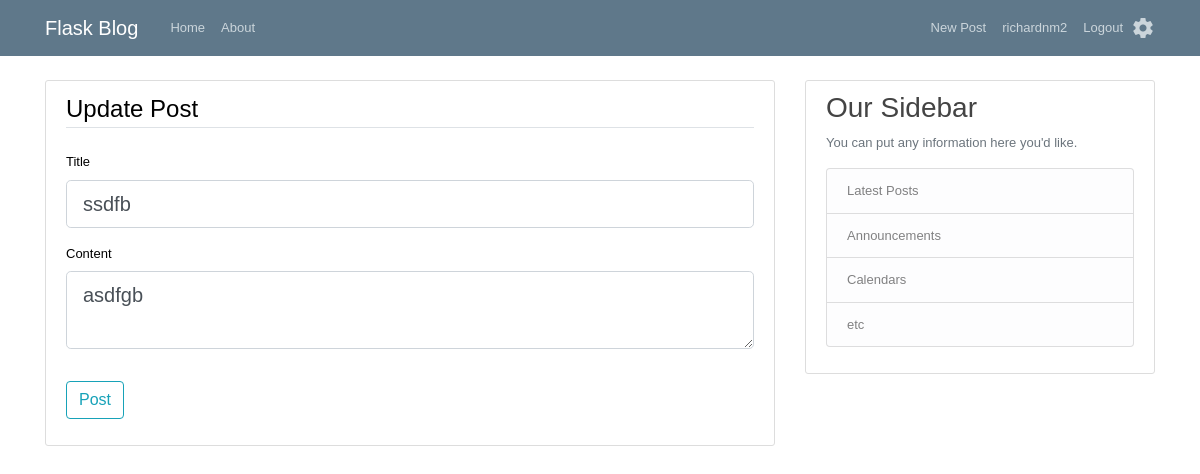
/post/51/update (signed in), run on the app's committed database.
### flaskblog/models.py (models this page shows, shortened)
class User(db.Model, UserMixin):
    id = db.Column(db.Integer, primary_key=True)
    username = db.Column(db.String(20), unique=True, nullable=False)
    email = db.Column(db.String(120), unique=True, nullable=False)
    image_file = db.Column(db.String(20), nullable=False,
                           default='default.jpeg')
    password = db.Column(db.String(60), nullable=False)
    posts = db.relationship('Post', backref='author', lazy=True)
    deleted_posts = db.relationship('DeletedPost', backref='author', lazy=True)

class Post(db.Model):
    id = db.Column(db.Integer, primary_key=True)
    title = db.Column(db.String(100), nullable=False)
    date_posted = db.Column(db.DateTime, nullable=False,
                            default=datetime.utcnow)
    date_edited = db.Column(db.DateTime, nullable=False,
                            default=datetime.utcnow)
    content = db.Column(db.Text, nullable=False)
    user_id = db.Column(db.Integer, db.ForeignKey('user.id'),
                        nullable=False)
    post_history = db.relationship('PostHistory', backref='post',
                                   lazy=True)

### flaskblog/posts/routes.py (the view)
@posts.route("/post/<int:post_id>/update", methods=['GET', 'POST'])
@login_required
def update_post(post_id):
    post = Post.query.get_or_404(post_id)
    if post.author != current_user:
        abort(403)
    form = PostForm()
    if form.validate_on_submit():
        post_edit = PostHistory()
        post_edit.title = post.title
        post_edit.date_edited = post.date_edited
        post_edit.content = post.content
        post_edit.post_id = post.id
        db.session.add(post_edit)
        post.date_edited = datetime.utcnow()
        post.title = form.title.data
        post.content = form.content.data
        db.session.commit()
        flash('Your post has been updated!', 'success')
        return redirect(url_for('posts.post', post_id=post.id))
    elif request.method == 'GET':
        form.title.data = post.title
        form.content.data = post.content
    return render_template('create_post.html', title='Update Post',
                           form=form, legend='Update Post')

### flaskblog/posts/forms.py
class PostForm(FlaskForm):
    title = StringField('Title', validators=[DataRequired()])
    content = TextAreaField('Content', validators=[DataRequired()])
    submit = SubmitField('Post')

### flaskblog/models.py (called while the page is built)
@login_manager.user_loader
def load_user(user_id):
    return User.query.get(int(user_id))

### flaskblog/templates/create_post.html (shortened to what this page needs)
{% extends 'layout.html' %}
{% block content %}
    <div class="content-section">
        <form method="POST" action="" novalidate>
            <fieldset class="form-group">
                <legend class="border-bottom mb-4">{{ legend }}</legend>
                <div class="form-group">
                    {{ form.title.label(class="form-control-label") }}
                    {% if form.title.errors %}
                    {{ form.title(class="form-control form-control-lg is-invalid") }}
                    <div class="invalid-feedback">
                        {% for error in form.title.errors %}
                            <span>{{  error }}</span>
                        {% endfor %}
                    </div>
                    {% else %}
                        {{ form.title(class="form-control form-control-lg") }}
                    {% endif %}
                </div>
                <div class="form-group">
                    {{ form.content.label(class="form-control-label") }}
                    {% if form.content.errors %}
                    {{ form.content(class="form-control form-control-lg is-invalid") }}
                    <div class="invalid-feedback">
                        {% for error in form.content.errors %}
                            <span>{{  error }}</span>
                        {% endfor %}
                    </div>
                    {% else %}
                        {{ form.content(class="form-control form-control-lg") }}
                    {% endif %}
                </div>
            </fieldset>
            <div class="form-group">
                {{ form.submit(class="btn btn-outline-info") }}
            </div>
        </form>
    </div>
{% endblock content %}

### flaskblog/templates/layout.html (shortened to what this page needs)
<!DOCTYPE html>
<html lang="en">
<head>
  <link rel="stylesheet" href="https://maxcdn.bootstrapcdn.com/bootstrap/4.0.0/css/bootstrap.min.css">
  <link rel="stylesheet" type="text/css" href="{{ url_for('static', filename='main.css') }}">
  <link rel="stylesheet" href="{{ url_for('static', filename='style2.css') }}">
</head>
<body>
    <header class="site-header">
        <nav class="navbar navbar-expand-md navbar-dark bg-steel fixed-top">
          <div class="container">
            <a class="navbar-brand mr-4" href="/">Flask Blog</a>
            <div class="collapse navbar-collapse" id="navbarToggle">
              <div class="navbar-nav mr-auto">
                <a class="nav-item nav-link" href="{{ url_for('main.home') }}">Home</a>
                <a class="nav-item nav-link" href="{{ url_for('main.about') }}">About</a>
              </div>
              <div class="navbar-nav">
                <div class="navbar-nav">
                  {% if current_user.is_authenticated %}
                  <a class="nav-item nav-link" href="{{ url_for('posts.new_post')}}">New Post</a>
                  <a class="nav-item nav-link" href="{{ url_for('users.account')}}">{{ current_user.username }} </a>
                  <a class="nav-item nav-link" href="{{ url_for('users.logout')}}">Logout</a>
                  <div class="center-vertical">
                      <a class="nav-item nav-icon" href="/settings"> <i class="material-icons small-icon">settings</i> </a>
                  </div>
                </div>
                  {% else %}
                    <a class="nav-item nav-link" href="{{ url_for('users.login')}}">Login</a>
                    <a class="nav-item nav-link" href="{{ url_for('users.register')}}">Register</a>
                  {% endif %}
                </div>
              </div>
            </div>
        </nav>
    </header>
    <main role="main" class="container">
        <div class="row">
            <div class="col-md-8">
                {% block content %}
                {% endblock %}
            </div>
                <div class="col-md-4">
                <div class="content-section">
                    <h3>Our Sidebar</h3>
                    <p class='text-muted'>You can put any information here you'd like.
                    <ul class="list-group">
                        <li class="list-group-item list-group-item-light">Latest Posts</li>
                        <li class="list-group-item list-group-item-light">Announcements</li>
                        <li class="list-group-item list-group-item-light">Calendars</li>
                        <li class="list-group-item list-group-item-light">etc</li>
                    </ul>
                    </p>
                </div>
            </div>
        </div>
    </main>
</body>
</html>

### flaskblog/static/main.css (style rules this page uses)
body { background: #fafafa; color: #333333; margin-top: 5rem; }
h1, h2, h3, h4, h5, h6 { color: #444444; }
.bg-steel { background-color: #5f788a; }
.site-header .navbar-nav .nav-link { color: #cbd5db; }
.content-section { background: #ffffff; padding: 10px 20px; border: 1px solid #dddddd; border-radius: 3px; margin-bottom: 20px; }
.center-vertical { margin: auto; vertical-align: middle; display: inline-flex; }
.small-icon { font-size: 18px; }
.nav-icon { padding-top: 5px; color: #cbd5db; }

### flaskblog/static/style2.css (style rules this page uses)
* { margin:0px; }
body { background-color: #FFFFFF; font-family: Verdana,Arial,Helvetica,sans-serif; font-size: small; color: #000000; }

### data on the page
User: username "richardnm2"
Post: title "ssdfb", content "asdfgb"

### other printed values
{{ legend }} "Update Post"
